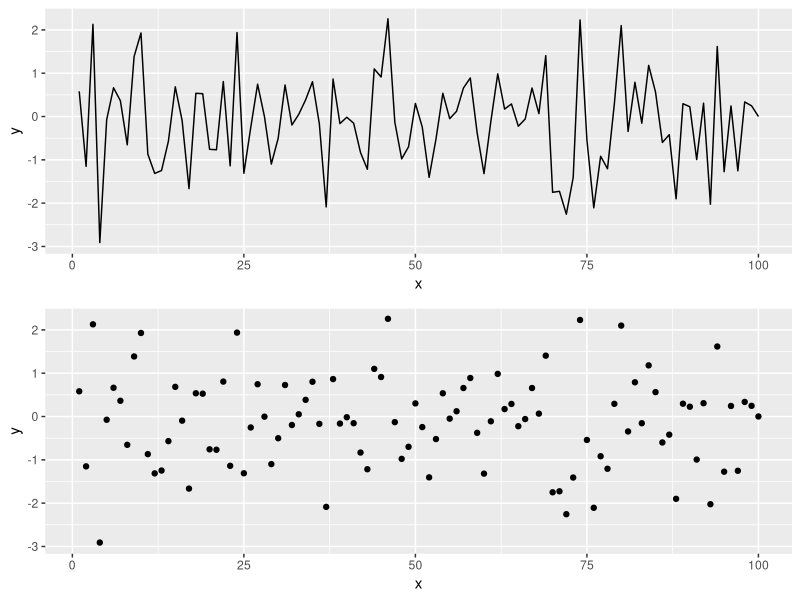

The R source for this figure:
## ---- chunk 1
knitr::opts_chunk$set(echo = TRUE,  fig.width = 8, fig.height = 8, fig.alig = "center")
## ---- chunk 2
library(tidyverse)
library(gridExtra)
## ---- chunk 3
x <- seq(1:100)
y <- rnorm(100) # Generating data form a normal distribution with mean 0 and variance 1
data <- data.frame(x = x, y = y )
p1 = ggplot(data, aes(x= x, y = y)) +
   geom_line()
p2 = ggplot(data, aes(x= x, y = y)) +
   geom_point()
grid.arrange(p1, p2)
